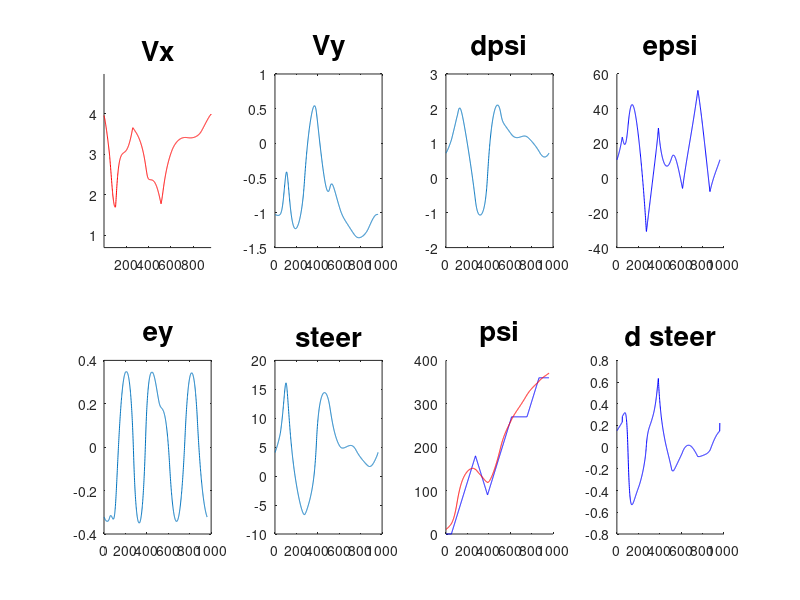
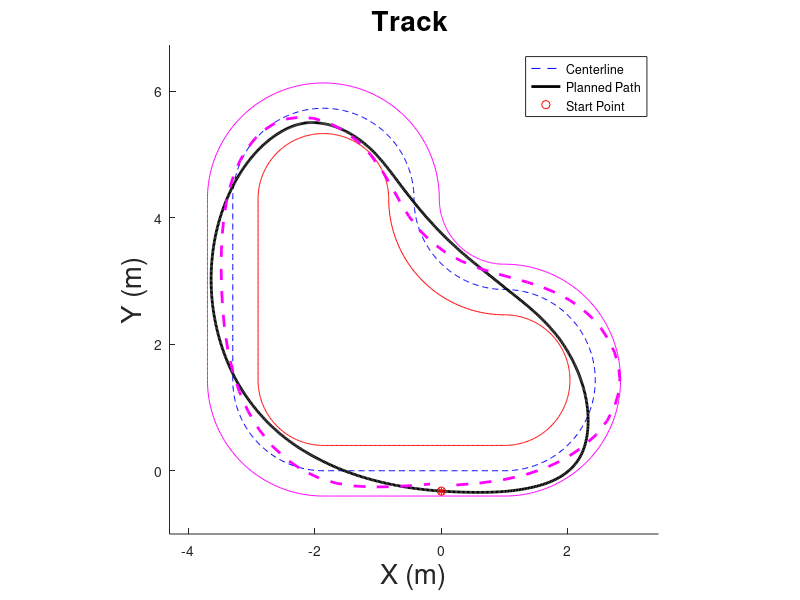

Recreate these plots in MATLAB, in order. (Note: this script raises an error after producing the figures.)
close all

load('Track_50.mat')
load('Track_Ugo.mat')
load('Ugo-40.mat')

Np=length(pos);
psi=pos(1,:);
s_pos=pos(4,:);



if ~exist('xout')
    xout=sum_out{1,end};
    uout=sum_out{2,end};
end

%%
name={'Vx','Vy','dpsi','epsi','ey','steer','psi'};
figure
for i=1:7
subplot(2,4,i)
    if  i==6 
        plot(((xout(i,:)))/pi*180)
    
    elseif i==4
        hold on
        plot(((xout(i,:)))/pi*180,'b')
%         plot(  (xout(7,:)-psi)/pi*180,'r'  );
        hold off
        
     elseif i==7
        hold on
        plot((psi)/pi*180,'b')
%         plot(((xout(i,:)))/pi*180,'r')
        plot((psi+xout(4,:))/pi*180,'r')
    elseif i==1
        
        hold on
%         plot(constraints(1,:),'b')
        plot(xout(i,:),'r')
        hold off   
        axis([1,length(xout),min(xout(i,:))-1,max(xout(i,:))+1])
    else
        plot(xout(i,:))
    end

title(name{i},'fontsize',20)
end
% subplot(247)
% plot(uout(2,:))
% title('dsteer')

subplot(248)
hold on
plot(uout(1,:),'b')
% plot(diff(xout(1,:)),'r')
hold off
title('d steer','fontsize',20)

delta=xout(6,:);
%%

% Car_psi=xout(7,:);
Car_ey=xout(5,:);
% CarX=pos(2,:)-sin(Car_psi).*Car_ey;
% CarY=pos(3,:)+cos(Car_psi).*Car_ey;

X=pos(2,:);
Y=pos(3,:);

CarX=X-sin(psi).*Car_ey;
CarY=Y+cos(psi).*Car_ey;

figure
hold on
h1=plot(pos(2,:),pos(3,:),'b--');
plot(edge(1,:),edge(2,:),'r');
plot(edge(3,:),edge(4,:),'m');
% plot(pos(2,1),pos(3,1),'ro');
h2=plot(CarX,CarY,'k','linewidth',2);
h3=plot(CarX(1),CarY(1),'ro');

plot(X_u,Y_u,'m--','linewidth',2)
plot(CarX(end),CarY(end),'r*');
hold off
axis equal
plotgap=1;
axis([min(pos(2,:))-plotgap,max(pos(2,:))+plotgap,min(pos(3,:))-plotgap,max(pos(3,:))+plotgap])
xlabel('X (m)','fontsize',20)
ylabel('Y (m)','fontsize',20)
title('Track ','fontsize',20)
legend([h1,h2,h3],'Centerline','Planned Path','Start Point')
%% get new kap

% kap2=xout(3,:)./xout(1,:);

dx=extend(diff(CarX));
dy=extend(diff(CarY));
d2x=extend(diff(dx));
d2y=extend(diff(dy));
kap3=(dx.*d2y-d2x.*dy)./(dx.^2+dy.^2).^1.5;

if ~exist('ds_new')
ds_new=extend(sqrt(diff(CarX).^2+diff(CarY).^2));
end

Vx=xout(1,:);
Vy=xout(2,:);
dpsi=xout(3,:);
kap0=dpsi./Vx;
beta=asin(Vy./Vx);
add_kap=extend(diff(beta))./ds_new;

kap_u=get_center_kap(X_u,Y_u);

figure
hold on
plot(s_pos,pos(5,:),'b')
h2=plot(s_pos,kap,'k','linewidth',2);
% h3=plot(s_pos,add_kap,'b','linewidth',2);
% h5=plot(s_pos,kap3,'b','linewidth',2);
h4=plot(s_pos,kap0+add_kap,'m','linewidth',2);
plot(s_u,kap_u,'r')

hold off
% legend('centerline ','planned')
% legend([h2,h4,h5],'d\psi/V','d\psi/V+\Delta \beta/\Delta s','kap from waypoints');
% legend('centerline ','\Delta \psi/\Delta s','d\psi /Vx','\Delta \psi/\Delta s new')
title('Curvature','fontsize',20)
xlabel('Course s (m)','fontsize',20)
ylabel('\kappa','fontsize',20)

%%
% figure
% hold on
% plot(ds_ori,'b')
% plot(ds_new,'r')
% hold off
% 
% legend('original ds','new ds')

%%
% sum_dt=ds_ori./xout(1,1:end-1);
% sum(sum_dt)


%%
figure
hold on
h1=plot(s_u,Vx_u,'b','linewidth',2);
h2=plot(s_pos,Vx,'r','linewidth',2);

hold off
legend([h1,h2],'\fontsize {15}LMPC','\fontsize {15}IPC')
title('Vx, Lap time of IPC is 6.16s','fontsize',15)
xlabel('Course / m','fontsize',15)
ylabel('Velocity / (m/s)','fontsize',15)




